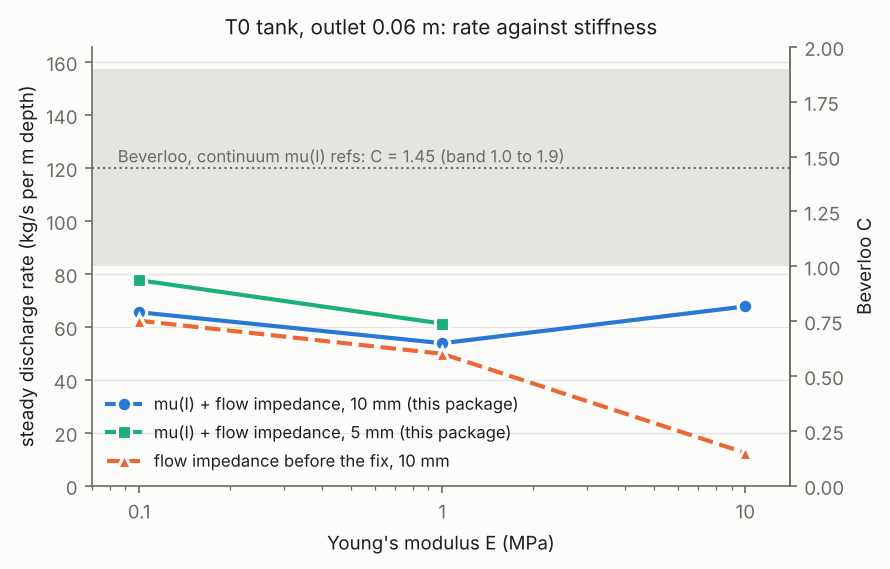

The script that saved this image:
"""Discharge rate against stiffness E, WP 3.6d (decision 0045).

The numbers are from tests/manual/test_discharge_stiffness.sh (celVoidCheck,
rate over 97 to 88 percent of the mass at opening) on 2026-11-17. Writes
rate_vs_E.png. Rerun the sweep to refresh them.
"""
import math

import matplotlib
matplotlib.use("Agg")
import matplotlib.pyplot as plt  # noqa: E402

E = [0.1, 1.0, 10.0]
RUNS = [  # label, E values, rates (kg/s per m depth), colour, marker, style
    ("mu(I) + flow impedance, 10 mm (this package)", E, [65.5, 53.8, 67.7], "#2a78d6", "o", "-"),
    ("mu(I) + flow impedance, 5 mm (this package)", E[:2], [77.6, 61.2], "#1baf7a", "s", "-"),
    ("flow impedance before the fix, 10 mm", E, [62.3, 49.8, 12.4], "#eb6834", "^", "--"),
]
RHO, G, D = 1800.0, 9.81, 0.06
scale = RHO * math.sqrt(G) * D ** 1.5            # rate for C = 1

INK, MUTED, SURFACE = "#1f1f1e", "#6b6b68", "#fcfcfb"
plt.rcParams.update({"font.size": 9, "text.color": INK, "axes.labelcolor": INK,
                     "xtick.color": MUTED, "ytick.color": MUTED, "axes.edgecolor": MUTED,
                     "figure.facecolor": SURFACE, "axes.facecolor": SURFACE})
fig, ax = plt.subplots(figsize=(6, 3.8))
ax.axhspan(1.0 * scale, 1.9 * scale, color="#e4e4e1", lw=0)
ax.axhline(1.45 * scale, color=MUTED, lw=1, ls=":")
ax.text(0.085, 1.45 * scale + 2, "Beverloo, continuum mu(I) refs: C = 1.45 (band 1.0 to 1.9)",
        color=MUTED, fontsize=8)
for label, e, r, c, mk, ls in RUNS:
    ax.plot(e, r, color=c, marker=mk, ms=7, lw=2, ls=ls, label=label,
            markeredgecolor=SURFACE, markeredgewidth=1.5)
ax.set_xscale("log")
ax.set_xticks(E)
ax.set_xticklabels(["0.1", "1", "10"])
ax.set_xlim(0.07, 14)
ax.set_ylim(0, 2.0 * scale)
ax.set_xlabel("Young's modulus E (MPa)")
ax.set_ylabel("steady discharge rate (kg/s per m depth)")
sec = ax.secondary_yaxis("right", functions=(lambda w: w / scale, lambda c: c * scale))
sec.set_ylabel("Beverloo C")
ax.grid(color="#e4e4e1", lw=0.6, axis="y")
ax.legend(frameon=False, loc="lower left", fontsize=8)
ax.set_title("T0 tank, outlet 0.06 m: rate against stiffness", fontsize=10)
for s in ("top",):
    ax.spines[s].set_visible(False)
fig.savefig("rate_vs_E.png", dpi=150, bbox_inches="tight")
